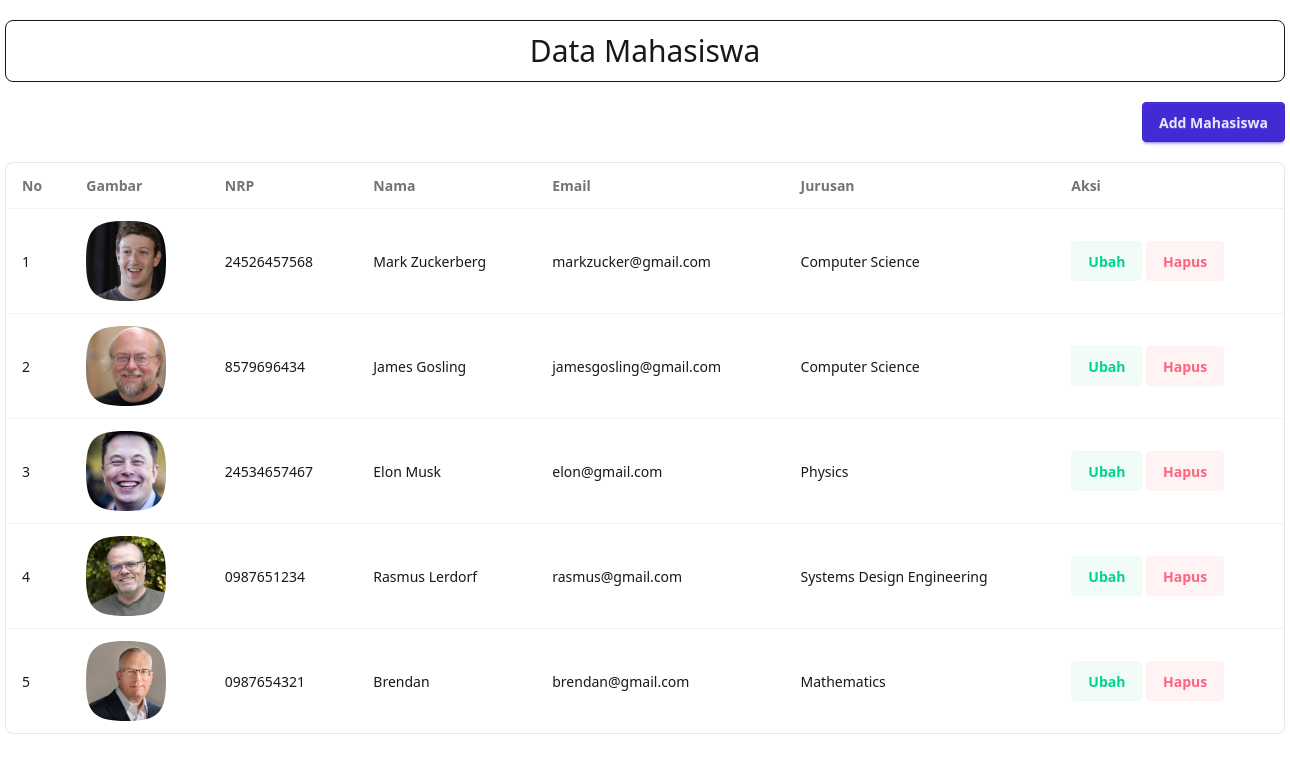
The page / on the database its author committed.
### tables this page shows
CREATE TABLE `students` (
  `id` int(11) NOT NULL,
  `nama` varchar(100) NOT NULL,
  `nrp` varchar(100) NOT NULL,
  `email` varchar(100) NOT NULL,
  `jurusan` varchar(100) NOT NULL,
  `gambar` varchar(255) NOT NULL,
  `created_at` timestamp NOT NULL DEFAULT current_timestamp(),
  `updated_at` timestamp NULL DEFAULT NULL ON UPDATE current_timestamp()
);

### config/connection.php (called while the page is built, shortened)
<?php
$conn = mysqli_connect("localhost", "root", "", "db_belajar_php_1");
function query($query){
    global $conn;
    $result = mysqli_query($conn, $query);
    $rows = [];
    while ($row = mysqli_fetch_assoc($result)){
        $rows[] = $row;
    }
    return $rows;
}
?>

### index.php (the view, shortened to what this page needs)
<?php
include 'config/connection.php';
$students = query("SELECT * FROM students ORDER BY id DESC");
?>
<!DOCTYPE html>
<html lang="en">
<head>
    <link rel="stylesheet" href="assets/css/style.css">
</head>
<body>
    <div class="w-7xl mx-auto">
        <div class="text-3xl text-center my-5 rounded-lg border py-3">Data Mahasiswa</div>
        <div class="flex justify-end my-5">
            <a href="manage-student.php" class="btn btn-primary">Add Mahasiswa</a>
        </div>
        <div class="overflow-x-auto rounded-box border border-base-content/10 bg-base-100 my-5">
            <table class="table">
            <thead>
            <tr>
                <th>No</th>
                <th>Gambar</th>
                <th>NRP</th>
                <th>Nama</th>
                <th>Email</th>
                <th>Jurusan</th>
                <th>Aksi</th>
            </tr>
            </thead>
            <tbody>
                <?php foreach ($students as $key => $student) : ?>
                <tr>
                    <td><?= $key + 1 ?></td>
                    <td>
                        <div class="avatar">
                            <div class="w-20 mask mask-squircle">
                                <img src="<?= $student['gambar'] ?>" alt="<?= $student['nama'] ?>" class="">
                            </div>
                        </div>
                    </td>
                    <td><?= $student['nrp'] ?></td>
                    <td><?= $student['nama'] ?></td>
                    <td><?= $student['email'] ?></td>
                    <td><?= $student['jurusan'] ?></td>
                    <td>
                        <a href="manage-student.php?edit=<?= $student['id']?>" class="btn btn-soft btn-success">Ubah</a>
                        <a href="?delete=<?= $student['id']?>" onclick="return confirm('Yakin ?');" class="btn btn-soft btn-error">Hapus</a>
                    </td>
                </tr>
                <?php endforeach;  ?>
            </tbody>
        </table>
        </div>
    </div>
</body>
</html>

### rows shown on the page
students: gambar (picture), nrp "24526457568", nama "Mark Zuckerberg", email "markzucker@gmail.com", jurusan "Computer Science"
students: gambar (picture), nrp "8579696434", nama "James Gosling", email "jamesgosling@gmail.com", jurusan "Computer Science"
students: gambar (picture), nrp "24534657467", nama "Elon Musk", email "elon@gmail.com", jurusan "Physics"
students: gambar (picture), nrp "0987651234", nama "Rasmus Lerdorf", email "rasmus@gmail.com", jurusan "Systems Design Engineering"
students: gambar (picture), nrp "0987654321", nama "Brendan", email "brendan@gmail.com", jurusan "Mathematics"
